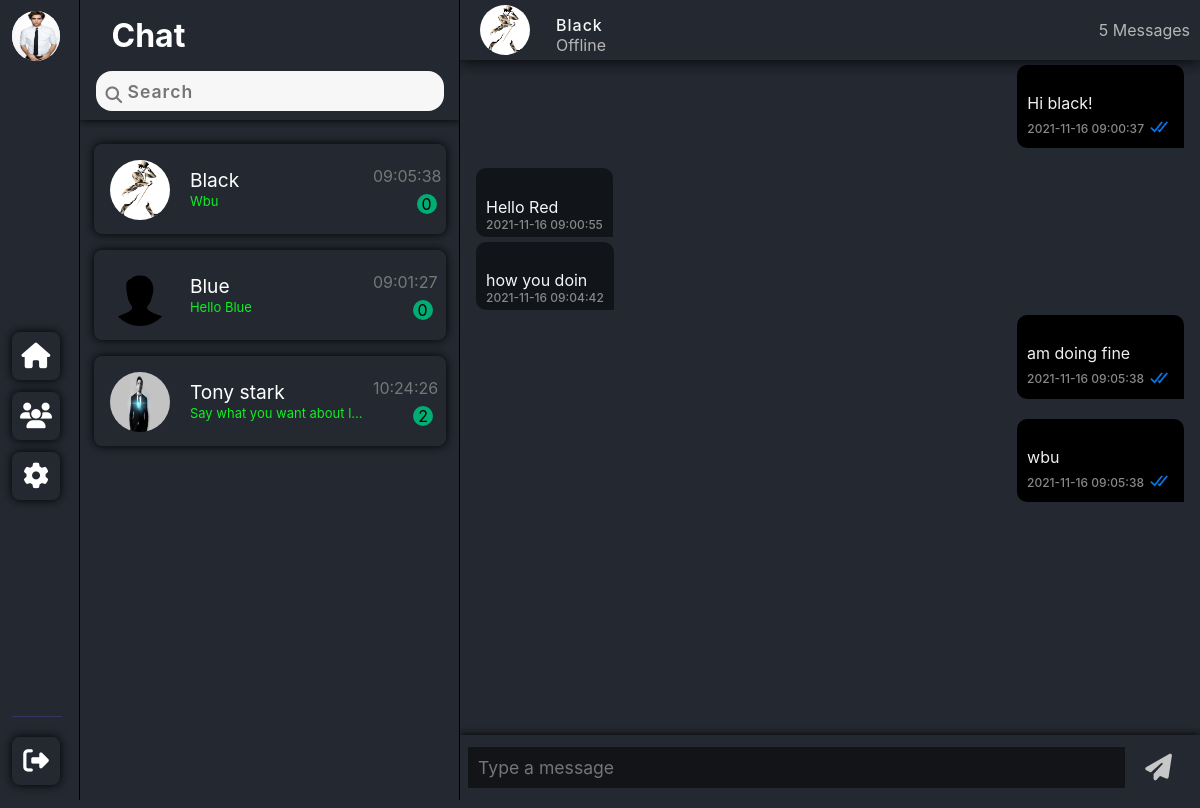
Page /php/chat.php?user_id=12 (signed in) on the committed database.
### tables this page shows
CREATE TABLE `users` (
  `user_id` int(7) NOT NULL,
  `name` varchar(255) NOT NULL,
  `email_id` varchar(255) NOT NULL,
  `password` varchar(255) NOT NULL,
  `login` int(1) DEFAULT NULL,
  `bio` varchar(1023) DEFAULT NULL,
  `dob` date DEFAULT NULL,
  `gender` varchar(10) DEFAULT NULL,
  `country` varchar(255) DEFAULT NULL,
  `user_profile` varchar(255) NOT NULL DEFAULT 'default_pic.svg'
);

CREATE TABLE `users_chat` (
  `msg_id` int(11) NOT NULL,
  `sender_id` int(10) NOT NULL,
  `receiver_id` int(10) NOT NULL,
  `msg_content` varchar(1023) NOT NULL,
  `msg_status` text NOT NULL,
  `msg_date` timestamp NOT NULL DEFAULT current_timestamp() ON UPDATE current_timestamp()
);

### php/chat.php (the view, shortened to what this page needs)
<!DOCTYPE html>
<?php
$email = $_SESSION['email'];
include 'connectdb.php';
$get_user = "SELECT * FROM users WHERE email_id='$email'";
$qry = mysqli_query($link, $get_user);
$row = mysqli_fetch_array($qry);
$user_id = $row['user_id'];
?>
<?php
if (isset($_GET['user_id'])) {
    $receiver_id = $_GET['user_id'];
    $qry = "SELECT * FROM users WHERE user_id='$receiver_id'";
    $result = mysqli_query($link, $qry);
    $row = mysqli_fetch_array($result);
    $receiver_name = $row['name'];
    $receiver_profile_pic = $row['user_profile'];
    $receiver_login = $row['login'];
    if ($receiver_login == 1) {
        $state = 'Online';
    } else {
        $state = 'Offline';
    }
    $total_messages = "SELECT * FROM users_chat WHERE (sender_id='$user_id' AND receiver_id='$receiver_id') OR (sender_id='$receiver_id' AND receiver_id='$user_id')";
    $run_query = mysqli_query($link, $total_messages) or die("Unable to count messages");
    $total = mysqli_num_rows($run_query);
}
?>
<html lang="en">
<head>
    <link rel="stylesheet" href="../css/chat.css" />
    <link rel="stylesheet" href="../css/global.css" />
</head>
<body>
    <div class="container chat-page-container">
        <?php include 'sidebar.php';?>
        <?php include 'userlist.php';?>
        <div class="chat">
            <div class="chat-header">
                <div class="left">
                    <?php
$user_id = $_SESSION['logged_in_user_id'];
echo "<img src=" . "../uploads/" . $receiver_profile_pic . " class='pp'>
    <div class='name-status'>
       <h1> $receiver_name  </h1>
        <span class='user-status'>$state</span>
    </div>";
?>
                </div>
                <div class="right">
                    <?php
echo $total;
if ($total == 1) {
    echo " Message";
} else {
    echo " Messages";
}
?>
                </div>
            </div>
            <div class="chat-box">
                <?php
$qry = "SELECT * FROM users_chat WHERE (sender_id='$user_id' AND receiver_id='$receiver_id') OR (sender_id='$receiver_id' AND receiver_id='$user_id') ORDER BY msg_id";
$result = mysqli_query($link, $qry) or die('Failed to load messages');
while ($row = mysqli_fetch_array($result)) {
    $sender_userid = $row['sender_id'];
    $receiver_userid = $row['receiver_id'];
    $msg_content = $row['msg_content'];
    $msg_status = $row['msg_status'];
    $msg_date = $row['msg_date'];
    if ($sender_userid == $user_id && $receiver_userid == $receiver_id) {
        if ($msg_status == 'READ') {
            echo "<div class='chat-r'>
					<div class='sp'></div>
					<div class='mess mess-r'>
						<p>
                           $msg_content
						</p>
						<div class='check'>
							<span>$msg_date</span>
							<img src='../images/img/markread.png'>
						</div>
					</div>
				</div>";
        }
    } else if ($sender_userid == $receiver_id && $receiver_userid == $user_id) {
        echo "<div class='chat-l'>
                <div class='mess'>
                    <p>
                        $msg_content
                    </p>
                    <div class='check'>
                        <span>$msg_date</span>
                    </div>
                </div>
                <div class='sp'></div>
            </div>";
    }
}
?>
            </div>
            <form method="POST">
                <div class="chat-footer">
                    <textarea name="message" class="autoExpand" rows='1' data-min-rows='1'
                        placeholder="Type a message"></textarea>
                    <button name="submit">
                        <i class="fas fa-2x fa-paper-plane"></i>
                    </button>
                </div>
            </form>
        </div>
    </div>
</body>
</html>

### php/sidebar.php (shortened to what this page needs)
<?php
include 'connectdb.php';
$email = $_SESSION['email'];
$sql = "SELECT * FROM users WHERE `email_id` = '$email'";
$res = mysqli_query($link, $sql);
$r = mysqli_fetch_assoc($res);
?>
<!DOCTYPE html>
<html lang="en">
<head>
    <link rel="stylesheet" href="../css/global.css">
    <link rel="stylesheet" href="../css/sidebar.css">
</head>
<body>
    <div class="sidebar">
        <ul>
            <li>
                <a href="settings.php" id="sidebar_profile_pic">
                    <?php echo "<img src=" . "../uploads/" . $r['user_profile'] . " />" ?>
                </a>
            </li>
            <li>
                <a href="chat.php" class="s-btn">
                    <i class="fas fa-2x fa-home"></i>
                </a>
            </li>
            <li>
                <a href="find_user.php" class="s-btn">
                    <i class="fas fa-users"></i>
                </a>
            </li>
            <li>
                <a href="settings.php" class="settings s-btn">
                    <i class="fas fa-2x fa-cog"></i>
                </a>
            </li>
            <li>
                <a href="logout.php" class="signout s-btn">
                    <i class="fa fa-2x fa-sign-out"></i>
                </a>
            </li>
        </ul>
    </div>
</body>
</html>

### php/userlist.php (shortened to what this page needs)
<div class="chat-column">
    <div class="top">
        <div id="toprow">
            <h1 class="heading">Chat</h1>
        </div>
        <div class="search-bar">
            <input type="text" placeholder="Search" onkeyup="searchUser()" id="search-input"
                style=" margin: -1rem 0;" />
            <button type="submit" id="search-btn" style="top: 0px;">
            </button>
        </div>
    </div>
    <div class="chat-navbar-rows">
        <?php
include_once 'connectdb.php';
$email = $_SESSION['email'];
$query = "SELECT * FROM users WHERE email_id='$email'";
$result = mysqli_query($link, $query);
$row = mysqli_fetch_array($result);
$user = $row['user_id'];
$users = "SELECT DISTINCT receiver_id,u.user_id,u.name,u.user_profile,u.login FROM users_chat uc JOIN users u ON u.user_id=uc.receiver_id WHERE sender_id='$user'";
$run_user = mysqli_query($link, $users);
while ($row = mysqli_fetch_array($run_user)) {
    $user_id = $row['user_id'];
    $user_profile = $row['user_profile'];
    $name = $row['name'];
    $qry = "SELECT * FROM users_chat WHERE (sender_id='$user' AND receiver_id='$user_id') OR (sender_id='$user_id' AND receiver_id='$user') ORDER BY msg_id DESC LIMIT 1";
    $run_query = mysqli_query($link, $qry);
    $row = mysqli_fetch_assoc($run_query);
    $message = $row['msg_content'];
    $time = $row['msg_date'];
    $date = explode(' ', $time);
    $qry2 = "SELECT COUNT(*) AS count FROM users_chat where sender_id='$user_id' AND receiver_id='$user' AND msg_status='UNREAD'";
    $res = mysqli_query($link, $qry2);
    $row1 = mysqli_fetch_assoc($res);
    $count = $row1['count'];
    echo "<div class='row'>
    <img src=" . "../uploads/" . $user_profile . " />
    <div class='mid'>
    <h1 id='username'>
    <a style='color:white; text-decoration:none;' href='chat.php?user_id=$user_id'>$name</a>
    </h1>
    <p style='color:rgb(15, 238, 34);font-size:13px;' class='last-message'>$message</p>
    </div>
    <div class='right'>
    <p style='margin-right: -20px;position: relative;right: 15px;' class='last-message-time'>$date[1]</p>
    <p id='unread-message-count'>$count</p>
    </div>
    </div>";
}
$qry = "SELECT user_id FROM users WHERE email_id='$email'";
$res = mysqli_query($link, $qry);
$row = mysqli_fetch_array($res);
$user = $row['user_id'];
$users = "SELECT DISTINCT receiver_id,u.user_id,u.name,u.user_profile,u.login FROM users_chat uc JOIN users u ON u.user_id=uc.sender_id WHERE receiver_id='$user' AND u.user_id NOT IN (SELECT DISTINCT receiver_id FROM users_chat uc JOIN users u ON u.user_id=uc.receiver_id WHERE sender_id='$user')";
$run_user = mysqli_query($link, $users);
while ($row = mysqli_fetch_array($run_user)) {
    $user_id = $row['user_id'];
    $user_profile = $row['user_profile'];
    $name = $row['name'];
    $qry = "SELECT * FROM users_chat WHERE (sender_id='$user' AND receiver_id='$user_id') OR (sender_id='$user_id' AND receiver_id='$user') ORDER BY msg_id DESC LIMIT 1";
    $run_query = mysqli_query($link, $qry);
    $row = mysqli_fetch_assoc($run_query);
    $message = $row['msg_content'];
    $time = $row['msg_date'];
    $date = explode(' ', $time);
    $qry2 = "SELECT COUNT(*) AS count FROM users_chat where sender_id='$user_id' AND receiver_id='$user' AND msg_status='UNREAD'";
    $res = mysqli_query($link, $qry2);
    $row1 = mysqli_fetch_assoc($res);
    $count = $row1['count'];
    echo "<div class='row'>
    <img src=" . "../uploads/" . $user_profile . " />
    <div class='mid'>
    <h1 id='username'><a style='color:white; text-decoration:none;' href='chat.php?user_id=$user_id'>$name</a> </h1>
    <p style='color:rgb(15, 238, 34);font-size:13px;' class='last-message'>$message</p>
    </div>
    <div class='right'>
    <p style='margin-right: -20px;position: relative;right: 15px;' class='last-message-time'>$date[1]</p>
    <p id='unread-message-count'>$count</p>
    </div>
    </div>";
}
?>
    </div>
</div>

### css/global.css (style rules this page uses)
:root { --btn-blue-bg: #0088ff; --bg-primary: #232831; --absolute-black: #000; --border-color: slategrey; }
* { margin: 0; padding: 0; font-family: -apple-system, BlinkMacSystemFont, "Segoe UI", Roboto, Oxygen, Ubuntu, Cantarell, "Open Sans", "Helvetica Neue", sans-serif; box-sizing: border-box; }
html, body { margin: 0; height: 100vh; overflow: hidden; }
p::first-letter, h1::first-letter { text-transform: capitalize; }
button { border: none; background: transparent; }
a { text-decoration: none; }
li { list-style: none; }
.container { height: 100vh; width: 100vw; background: var(--bg-primary); }
.autoExpand { color: #d4d4d4; font-size: 1.1rem; font-weight: 400; padding: 10px; width: 100%; height: auto; max-height: 170px; border: none; overflow-y: scroll; overflow-x: hidden; background-color: #121316ef; resize: none; }
.search-bar { position: relative; margin: 1rem 0; display: flex; }
#search-input { border: none; height: 2.5rem; width: 100%; padding: 1rem 1rem 1rem 2rem; border-radius: 1rem; outline: none; font-size: 1.1rem; font-weight: 600; overflow-x: scroll; color: #495057; letter-spacing: 1px; background-color: #f7f7f7; }
#search-btn { position: absolute; left: 10px; top: 13px; z-index: 1; }

### css/sidebar.css (style rules this page uses)
.sidebar { width: 80px; height: 100vh; background-color: #232831; border-right: 1px solid rgb(0, 0, 0); }
.sidebar img { border-radius: 50%; width: 50px; height: 50px; background: #fff; }
.sidebar ul { list-style: none; margin: 0; padding: 0; display: flex; flex-direction: column; justify-content: space-between; padding: 0.75rem; border-radius: 10px; }
.sidebar li:last-child { position: absolute; top: 88vh; width: 50px; padding-top: 1.25rem; border-top: 1px solid #363664; }
.sidebar li:nth-child(2) { margin-top: 16rem; padding-top: 1rem; }
.sidebar li + li { margin-top: 0.75rem; }
.sidebar a { color: #fff; text-decoration: none; display: flex; align-items: center; justify-content: center; width: 3rem; height: 3rem; border-radius: 8px; position: relative; box-shadow: 0 0 10px #000; }
#sidebar_profile_pic { box-shadow: none; }
.sidebar a i { font-size: 1.6rem; }

### rows in the picture
users: user_profile (picture)
users: user_profile (picture), name "black", users_chat.msg_content "wbu", users_chat.msg_date "09:05:38", count "0", login "Offline"
users: user_profile (placeholder picture), name "blue", users_chat.msg_content "Hello Blue", users_chat.msg_date "09:01:27", count "0"
users: user_profile (picture), name "tony stark", users_chat.msg_content "Say what you want about l…", users_chat.msg_date "10:24:26", count "2"
users_chat: msg_content "Hi black!", msg_date "2021-11-16 09:00:37"
users_chat: msg_content "Hello Red", msg_date "2021-11-16 09:00:55"
users_chat: msg_content "how you doin", msg_date "2021-11-16 09:04:42"
users_chat: msg_content "am doing fine", msg_date "2021-11-16 09:05:38"
users_chat: msg_content "wbu", msg_date "2021-11-16 09:05:38"

### other values in the picture
$total "5"
